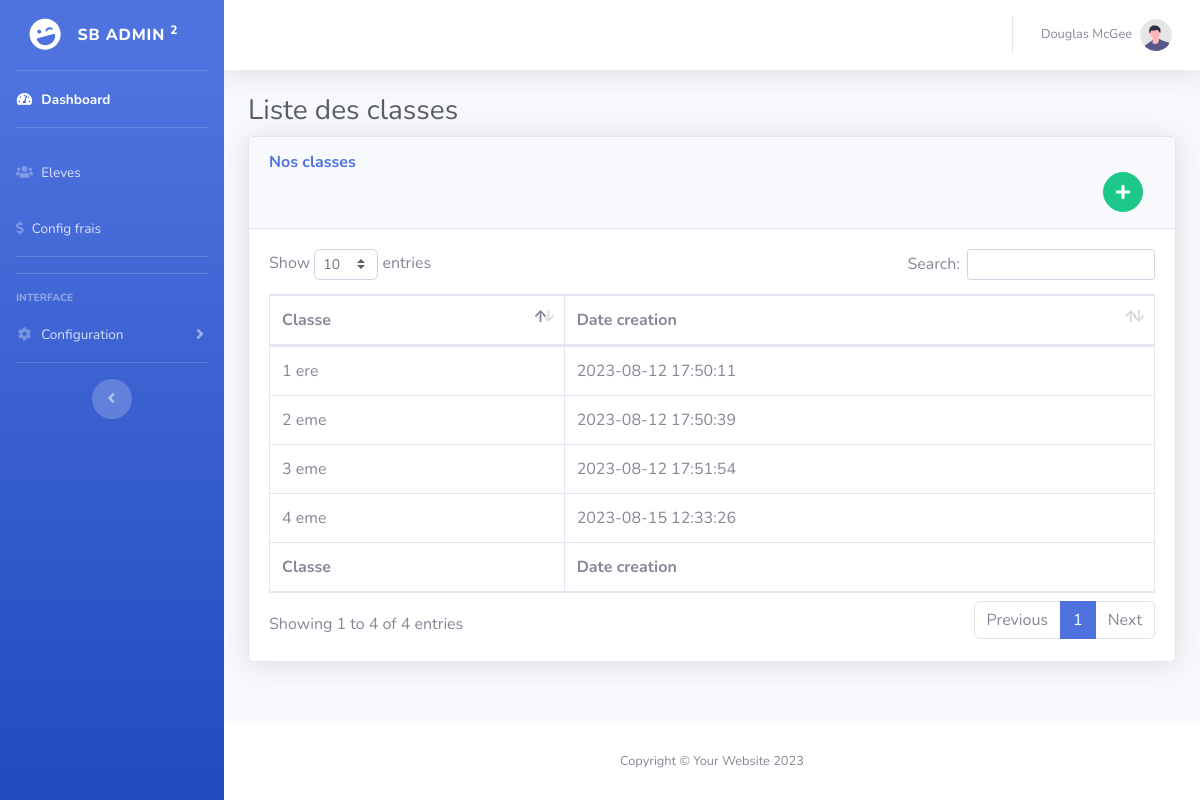
The page /classe.php on the database its author committed.
### tables this page shows
CREATE TABLE `classe` (
  `id_classe` int(11) NOT NULL,
  `nom_classe` varchar(20) NOT NULL,
  `created_classe` timestamp NOT NULL DEFAULT current_timestamp() ON UPDATE current_timestamp()
);

### classe.php (the view, shortened to what this page needs)
<!DOCTYPE html>
<html lang="en">
<head>
    <link href="vendor/fontawesome-free/css/all.min.css" rel="stylesheet" type="text/css">
    <link href="css/sb-admin-2.min.css" rel="stylesheet">
    <link href="vendor/datatables/dataTables.bootstrap4.min.css" rel="stylesheet">
</head>
<body id="page-top">
    <div id="wrapper">
       <?php include 'part/_menu.php' ?>
        <div id="content-wrapper" class="d-flex flex-column">
            <div id="content">
               <?php include 'part/_side.php' ?>
                <div class="container-fluid">
                    <h1 class="h3 mb-2 text-gray-800">Liste des classes</h1>
                    <div class="card shadow mb-4">
                        <div class="card-header py-3">
                            <h6 class="m-0 font-weight-bold text-primary">Nos classes</h6>
                        <div class="col" align="right">
                          <button type="button" class="btn btn-success btn-circle" data-toggle="modal" data-target=".bs-example-modal-lg"><i class="fa fa-plus"></i></button>
                                </div>
                        </div>
                        <div class="card-body">
                            <div class="table-responsive">
                                <table class="table table-bordered" id="dataTable" width="100%" cellspacing="0">
                                    <thead>
                                        <tr>
                                            <th>Classe</th>
                                            <th>Date creation</th>
                                        </tr>
                                    </thead>
                                    <tfoot>
                                        <tr>
                                            <th>Classe</th>
                                            <th>Date creation</th>
                                        </tr>
                                    </tfoot>
                                    <tbody>
                                    <?php $requete=$db->query("SELECT * FROM classe"); ?>
                                    <?php while ($g = $requete->fetch()) {
                                        $ss= $g['nom_classe'];
                                        $te = "";
                                        if($ss == '1'){
                                           $te="<span>ere</span>";
                                        } else {
                                            $te="<span>eme</span>";
                                        }
                                        ?>
                                        <tr>
                                            <td><?= $g['nom_classe']; ?> <?php echo $te; ?></td>
                                            <td><?= $g['created_classe']; ?></td>
                                        </tr>
                                        <?php } ?>
                                    </tbody>
                                </table>
                            </div>
                        </div>
                    </div>
                </div>
            </div>
            <?php include 'part/_footer.php' ?>
        </div>
    </div>
</body>
</html>

### part/_menu.php (shortened to what this page needs)
<ul class="navbar-nav bg-gradient-primary sidebar sidebar-dark accordion" id="accordionSidebar">
<a class="sidebar-brand d-flex align-items-center justify-content-center" href="dashboard">
    <div class="sidebar-brand-icon rotate-n-15">
        <i class="fas fa-laugh-wink"></i>
    </div>
    <div class="sidebar-brand-text mx-3">SB Admin <sup>2</sup></div>
</a>
<hr class="sidebar-divider my-0">
<li class="nav-item active">
    <a class="nav-link" href="dashboard">
        <i class="fas fa-fw fa-tachometer-alt"></i>
        <span>Dashboard</span></a>
</li>
<hr class="sidebar-divider">
<li class="nav-item">
    <a class="nav-link" href="eleves">
        <i class="fas fa-fw fa-users"></i>
        <span>Eleves</span></a>
</li>
<li class="nav-item">
    <a class="nav-link" href="payements">
        <i class="fas fa-dollar-sign fa-dollar"></i>
        <span>Config frais</span></a>
</li>
<hr class="sidebar-divider">
<hr class="sidebar-divider">
<div class="sidebar-heading">
    Interface
</div>
<li class="nav-item">
    <a class="nav-link collapsed" href="#" data-toggle="collapse" data-target="#collapseTwo"
        aria-expanded="true" aria-controls="collapseTwo">
        <i class="fas fa-fw fa-cog"></i>
        <span>Configuration</span>
    </a>
</li>
<hr class="sidebar-divider d-none d-md-block">
<div class="text-center d-none d-md-inline">
    <button class="rounded-circle border-0" id="sidebarToggle"></button>
</div>
</ul>

### part/_side.php (shortened to what this page needs)
<nav class="navbar navbar-expand navbar-light bg-white topbar mb-4 static-top shadow">
                    <ul class="navbar-nav ml-auto">
                        <li class="nav-item dropdown no-arrow">
                            <a class="nav-link dropdown-toggle" href="#" id="userDropdown" role="button"
                                data-toggle="dropdown" aria-haspopup="true" aria-expanded="false">
                                <span class="mr-2 d-none d-lg-inline text-gray-600 small">Douglas McGee</span>
                                <img class="img-profile rounded-circle"
                                    src="img/undraw_profile.svg">
                            </a>
                        </li>
                    </ul>
                </nav>

### part/_footer.php
<footer class="sticky-footer bg-white">
                <div class="container my-auto">
                    <div class="copyright text-center my-auto">
                        <span>Copyright &copy; Your Website 2023</span>
                    </div>
                </div>
            </footer>

### rows shown on the page
classe: nom_classe "1", shows "ere", created_classe "2023-08-12 17:50:11"
classe: nom_classe "2", shows "eme", created_classe "2023-08-12 17:50:39"
classe: nom_classe "3", shows "eme", created_classe "2023-08-12 17:51:54"
classe: nom_classe "4", shows "eme", created_classe "2023-08-15 12:33:26"
